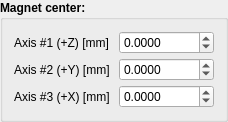
    <widget class="QGroupBox" name="magnetcenter_gb">
     <property name="sizePolicy">
      <sizepolicy hsizetype="Maximum" vsizetype="Preferred">
       <horstretch>0</horstretch>
       <verstretch>0</verstretch>
      </sizepolicy>
     </property>
     <property name="font">
      <font>
       <weight>75</weight>
       <bold>true</bold>
      </font>
     </property>
     <property name="title">
      <string>Magnet center:</string>
     </property>
     <layout class="QFormLayout" name="formLayout">
      <property name="verticalSpacing">
       <number>4</number>
      </property>
      <item row="0" column="0">
       <widget class="QLabel" name="label_17">
        <property name="font">
         <font>
          <weight>50</weight>
          <bold>false</bold>
         </font>
        </property>
        <property name="text">
         <string>Axis #1 (+Z) [mm]</string>
        </property>
       </widget>
      </item>
      <item row="0" column="1">
       <widget class="QDoubleSpinBox" name="centerpos1_sb">
        <property name="font">
         <font>
          <weight>50</weight>
          <bold>false</bold>
         </font>
        </property>
        <property name="decimals">
         <number>4</number>
        </property>
        <property name="minimum">
         <double>-10000.000000000000000</double>
        </property>
        <property name="maximum">
         <double>10000.000000000000000</double>
        </property>
        <property name="singleStep">
         <double>1.000000000000000</double>
        </property>
       </widget>
      </item>
      <item row="1" column="0">
       <widget class="QLabel" name="label_19">
        <property name="font">
         <font>
          <weight>50</weight>
          <bold>false</bold>
         </font>
        </property>
        <property name="text">
         <string>Axis #2 (+Y) [mm]</string>
        </property>
       </widget>
      </item>
      <item row="1" column="1">
       <widget class="QDoubleSpinBox" name="centerpos2_sb">
        <property name="font">
         <font>
          <weight>50</weight>
          <bold>false</bold>
         </font>
        </property>
        <property name="decimals">
         <number>4</number>
        </property>
        <property name="minimum">
         <double>-10000.000000000000000</double>
        </property>
        <property name="maximum">
         <double>10000.000000000000000</double>
        </property>
        <property name="singleStep">
         <double>1.000000000000000</double>
        </property>
       </widget>
      </item>
      <item row="2" column="0">
       <widget class="QLabel" name="label_18">
        <property name="font">
         <font>
          <weight>50</weight>
          <bold>false</bold>
         </font>
        </property>
        <property name="text">
         <string>Axis #3 (+X) [mm] </string>
        </property>
       </widget>
      </item>
      <item row="2" column="1">
       <widget class="QDoubleSpinBox" name="centerpos3_sb">
        <property name="font">
         <font>
          <weight>50</weight>
          <bold>false</bold>
         </font>
        </property>
        <property name="suffix">
         <string/>
        </property>
        <property name="decimals">
         <number>4</number>
        </property>
        <property name="minimum">
         <double>-10000.000000000000000</double>
        </property>
        <property name="maximum">
         <double>10000.000000000000000</double>
        </property>
        <property name="singleStep">
         <double>1.000000000000000</double>
        </property>
       </widget>
      </item>
     </layout>
    </widget>
